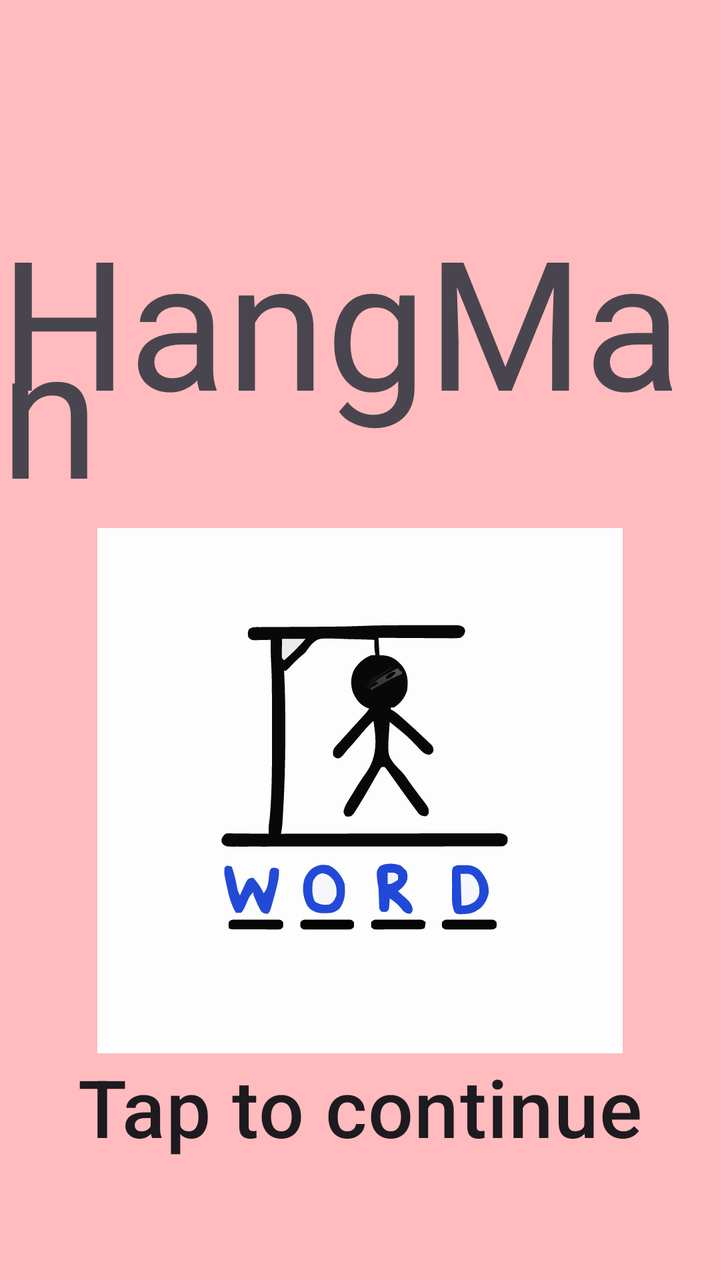
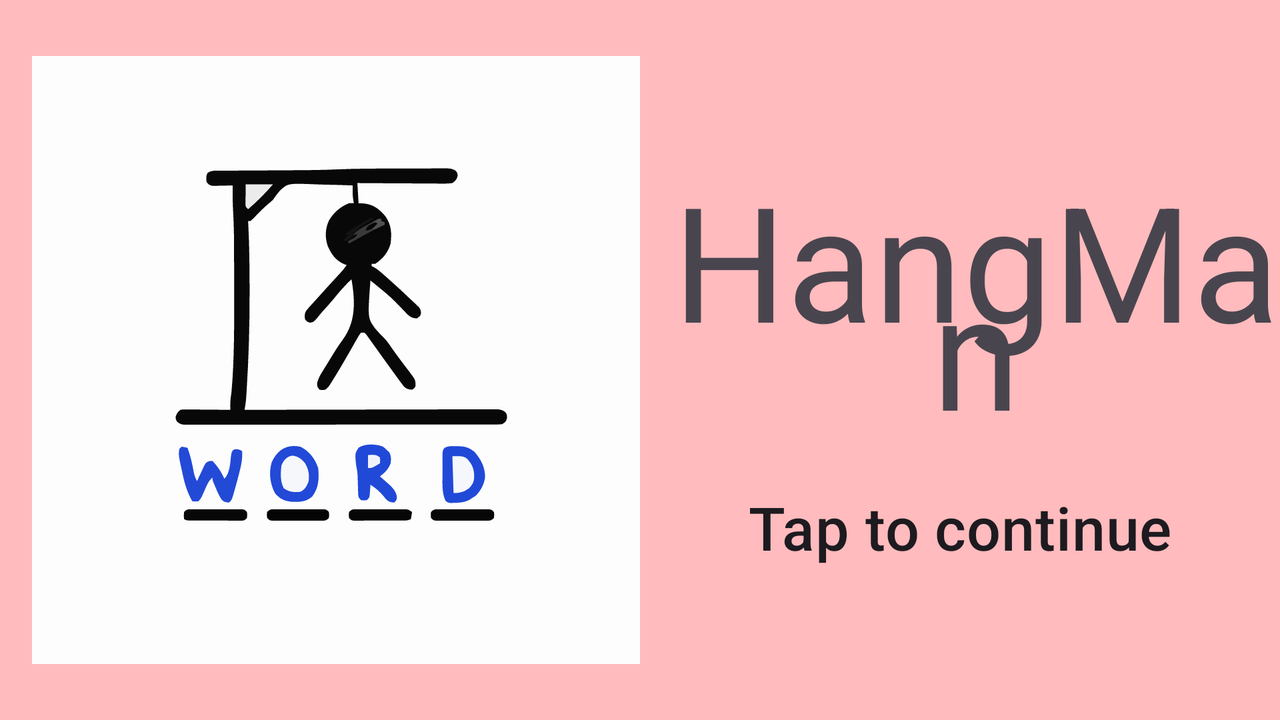

One screen, two layout resources from the same app: the default and the repository's alternative for another configuration. Each is rendered where Android would select it; the XML of both is given below.
<!-- AndroidManifest.xml: application theme Theme.Ahorcado -->
<!-- res/layout/activity_splashscreen.xml -->
<?xml version="1.0" encoding="utf-8"?>
<androidx.constraintlayout.widget.ConstraintLayout xmlns:android="http://schemas.android.com/apk/res/android"
    xmlns:app="http://schemas.android.com/apk/res-auto"
    android:id="@+id/splash_root"
    android:layout_width="match_parent"
    android:layout_height="match_parent"
    android:background="#FFBBBD">


    <TextView
        android:id="@+id/splash_title"
        android:layout_width="wrap_content"
        android:layout_height="wrap_content"
        android:layout_marginTop="100dp"
        android:text="@string/app_name"
        android:textAppearance="?attr/textAppearanceDisplaySmall"
        android:textSize="90sp"
        app:layout_constraintEnd_toEndOf="parent"
        app:layout_constraintStart_toStartOf="parent"
        app:layout_constraintTop_toTopOf="parent" />

    <ImageView
        android:id="@+id/logo_image"
        android:layout_width="0dp"
        android:layout_height="0dp"
        android:src="@drawable/hangmanlogo"
        android:contentDescription="@string/app_name"
        android:scaleType="fitCenter"
        app:layout_constraintTop_toBottomOf="@id/splash_title"
        app:layout_constraintBottom_toTopOf="@id/tap_to_continue"
        app:layout_constraintStart_toStartOf="parent"
        app:layout_constraintEnd_toEndOf="parent" />

    <TextView
        android:id="@+id/tap_to_continue"
        android:layout_width="wrap_content"
        android:layout_height="wrap_content"
        android:text="@string/splash_tap_to_continue"
        android:textAppearance="?attr/textAppearanceTitleMedium"
        android:textSize="40sp"
        app:layout_constraintBottom_toBottomOf="parent"
        app:layout_constraintStart_toStartOf="parent"
        app:layout_constraintEnd_toEndOf="parent"
        android:layout_marginBottom="60dp" />



</androidx.constraintlayout.widget.ConstraintLayout>
<!-- resources referenced by this layout -->
<resources>
  <!-- drawable hangmanlogo: vector/xml drawable (drawable, 14189 chars, omitted) -->
  <string name="app_name">HangMan</string>
  <string name="splash_tap_to_continue">Tap to continue</string>
  <!-- from res/values-v23/ -->
  <style name="Theme.Ahorcado" parent="Base.Theme.Ahorcado">
          
          <item name="android:navigationBarColor">@android:color/transparent</item>
          <item name="android:statusBarColor">@android:color/transparent</item>
          <item name="android:windowLightStatusBar">?attr/isLightTheme</item>
      </style>
  <style name="Base.Theme.Ahorcado" parent="Theme.Material3.DayNight.NoActionBar">
          <item name="colorPrimary">@color/brand_primary</item>
          <item name="colorOnPrimary">@color/brand_on_primary</item>
          <item name="android:colorBackground">@color/brand_background</item>
          <item name="colorOnBackground">@color/brand_on_background</item>
          <item name="colorSurface">@color/brand_surface</item>
      </style>
  <color name="brand_primary">#6A1B9A</color>
  <color name="brand_on_primary">#FFFFFF</color>
  <color name="brand_background">#FFF8E1</color>
  <color name="brand_on_background">#1B1B1B</color>
  <color name="brand_surface">#FFE0B2</color>
</resources>
<!-- res/layout-land/activity_splashscreen.xml (the repository's variant of the layout above) -->
<!-- drawn on the phone turned sideways -->
<?xml version="1.0" encoding="utf-8"?>
<androidx.constraintlayout.widget.ConstraintLayout
    xmlns:android="http://schemas.android.com/apk/res/android"
    xmlns:app="http://schemas.android.com/apk/res-auto"
    android:id="@+id/splash_root"
    android:layout_width="match_parent"
    android:layout_height="match_parent"
    android:background="#FFBBBD">

    <ImageView
        android:id="@+id/logo_image"
        android:layout_width="0dp"
        android:layout_height="0dp"
        android:layout_margin="16dp"
        android:src="@drawable/hangmanlogo"
        android:contentDescription="@string/app_name"
        android:scaleType="fitCenter"
        app:layout_constraintTop_toTopOf="parent"
        app:layout_constraintBottom_toBottomOf="parent"
        app:layout_constraintStart_toStartOf="parent"
        app:layout_constraintEnd_toStartOf="@id/splash_title"
        app:layout_constraintHorizontal_weight="1" />

    <TextView
        android:id="@+id/splash_title"
        android:layout_width="0dp"
        android:layout_height="wrap_content"
        android:gravity="center"
        android:text="@string/app_name"
        android:textAppearance="?attr/textAppearanceDisplaySmall"
        android:textSize="80sp"
        app:layout_constraintTop_toTopOf="parent"
        app:layout_constraintBottom_toTopOf="@id/tap_to_continue"
        app:layout_constraintVertical_chainStyle="packed"
        app:layout_constraintStart_toEndOf="@id/logo_image"
        app:layout_constraintEnd_toEndOf="parent"
        app:layout_constraintHorizontal_weight="1" />

    <TextView
        android:id="@+id/tap_to_continue"
        android:layout_width="0dp"
        android:layout_height="wrap_content"
        android:layout_marginTop="16dp"
        android:gravity="center"
        android:text="@string/splash_tap_to_continue"
        android:textAppearance="?attr/textAppearanceTitleMedium"
        android:textSize="30sp"
        app:layout_constraintTop_toBottomOf="@id/splash_title"
        app:layout_constraintBottom_toBottomOf="parent"
        app:layout_constraintStart_toEndOf="@id/logo_image"
        app:layout_constraintEnd_toEndOf="parent" />
</androidx.constraintlayout.widget.ConstraintLayout>
